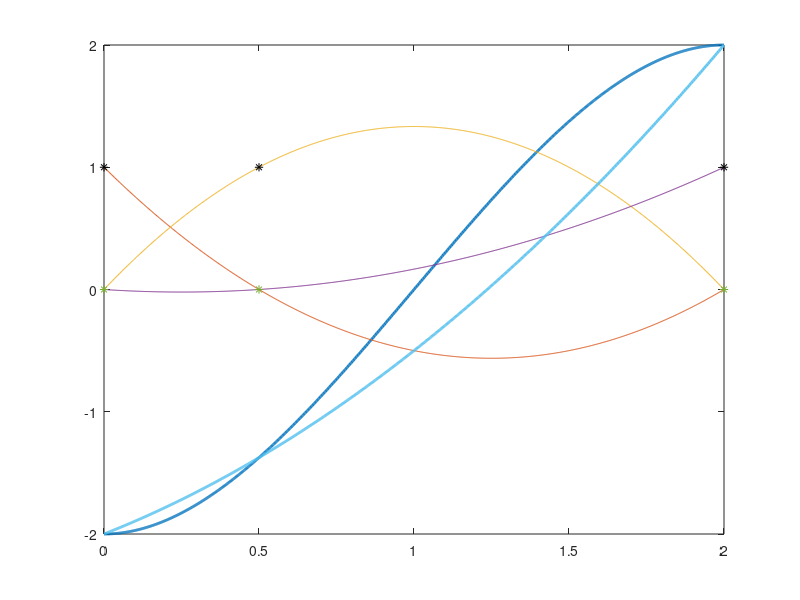
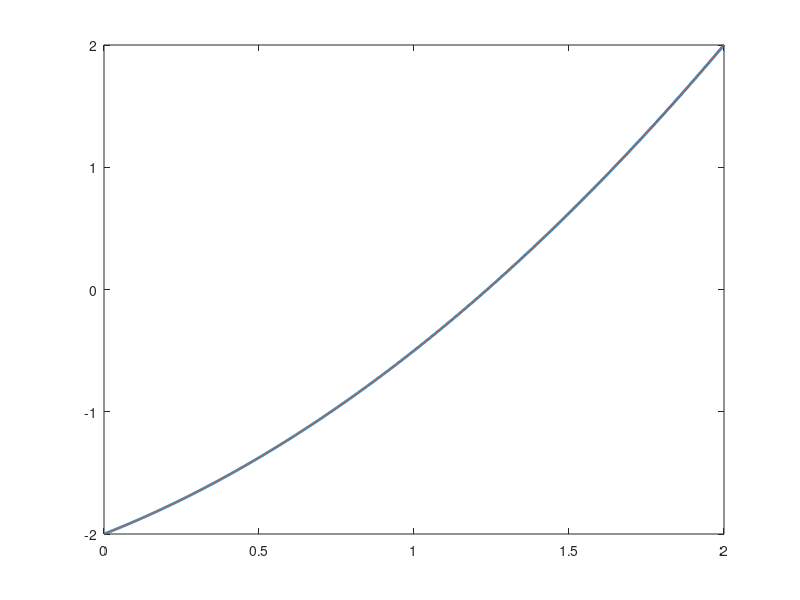
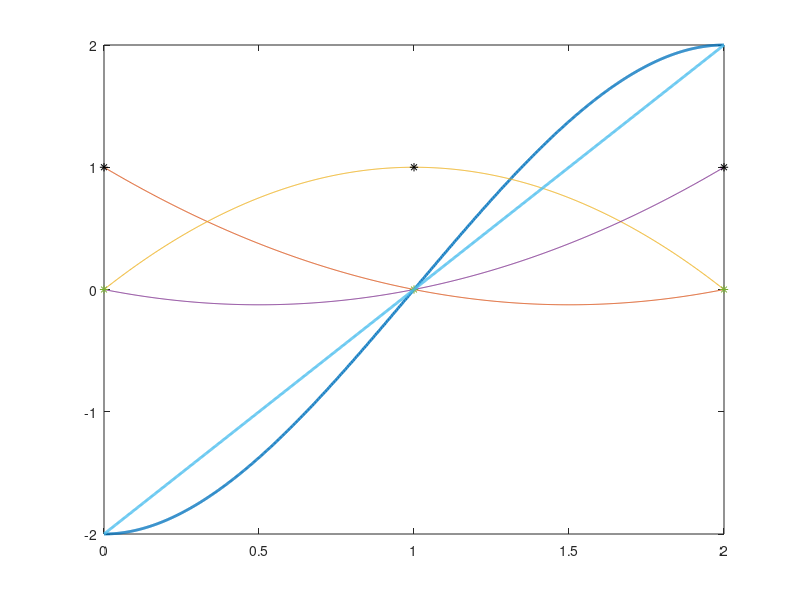
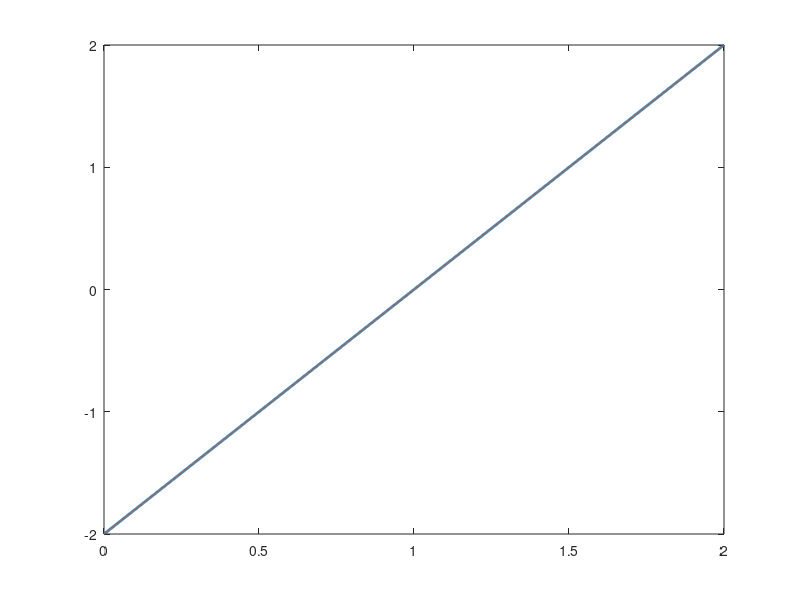

Recreate these plots in MATLAB, in order.
clear
clc
close all

% definisco funzione e intervallo

f = @(x) -x.^3 + 3*x.^2 - 2;
a = 0;
b = 2;
x = linspace(a, b, 1000);

%% 1

% vettore dei nodi
x_v = [0, 0.5, 2];

% applico la definizione dei polinomi base di Lagrange
Phi1 = @(x) (x - x_v(2)) ./ (x_v(1) - x_v(2)) .* (x - x_v(3)) ./ (x_v(1) - x_v(3));
Phi2 = @(x) (x - x_v(1)) ./ (x_v(2) - x_v(1)) .* (x - x_v(3)) ./ (x_v(2) - x_v(3));
Phi3 = @(x) (x - x_v(1)) ./ (x_v(3) - x_v(1)) .* (x - x_v(2)) ./ (x_v(3) - x_v(2));

% plotto la funzione e i polinomi base
plot(x, f(x), 'LineWidth', 2)
hold on
plot(x, Phi1(x), x, Phi2(x), x, Phi3(x))
plot(x_v, 0*x_v, '*')
plot(x_v, 1, 'k*')

% costruisco il polinomio interpolante di lagrange e plotto
p = @(x) f(x_v(1)) .* Phi1(x) + f(x_v(2)) .* Phi2(x) + f(x_v(3)) .* Phi3(x);

plot(x, p(x), 'LineWidth', 2)

%% verifica

% uso la funzione built-in

P = polyfit(x_v, f(x_v), 2);
P_dis = polyval(P, x);

figure
plot(x, P_dis, 'LineWidth', 2)
hold on
plot(x, p(x))

%% 2

% vettore dei nodi equispaziati
x_v_eq = [0, 1, 2];

% applico la definizione dei polinomi base di Lagrange
Phi1_eq = @(x) (x - x_v_eq(2)) ./ (x_v_eq(1) - x_v_eq(2)) .* (x - x_v_eq(3)) ./ (x_v_eq(1) - x_v_eq(3));
Phi2_eq = @(x) (x - x_v_eq(1)) ./ (x_v_eq(2) - x_v_eq(1)) .* (x - x_v_eq(3)) ./ (x_v_eq(2) - x_v_eq(3));
Phi3_eq = @(x) (x - x_v_eq(1)) ./ (x_v_eq(3) - x_v_eq(1)) .* (x - x_v_eq(2)) ./ (x_v_eq(3) - x_v_eq(2));

figure
% plotto la funzione e i polinomi base
plot(x, f(x), 'LineWidth', 2)
hold on
plot(x, Phi1_eq(x), x, Phi2_eq(x), x, Phi3_eq(x))
plot(x_v_eq, 0*x_v_eq, '*')
plot(x_v_eq, 1, 'k*')

% costruisco il polinomio interpolante di lagrange e plotto
p_eq = @(x) f(x_v_eq(1)) .* Phi1_eq(x) + f(x_v_eq(2)) .* Phi2_eq(x) + f(x_v_eq(3)) .* Phi3_eq(x);

plot(x, p_eq(x), 'LineWidth', 2)

%% verifica

% uso la funzione built-in

P_eq = polyfit(x_v_eq, f(x_v_eq), 2);
P_dis_eq = polyval(P_eq, x);

figure
plot(x, P_dis_eq, 'LineWidth', 2)
hold on
plot(x, p_eq(x))

%% 3

% essendo il polinomio di grado 3 e la funzione da approssimare un
% polinomio di grado 3 troveremo la funzione polinomiale esatta

% verifica
x_v_gr3 = [0, exp(-sqrt(2)), 3^(-sqrt(0.5)), 2];
P_gr3 = polyfit(x_v_gr3, f(x_v_gr3), 3);
P_dis_gr3 = polyval(P_gr3, x);

figure
plot(x, P_dis_gr3, 'LineWidth', 2)
hold on
plot(x, f(x))